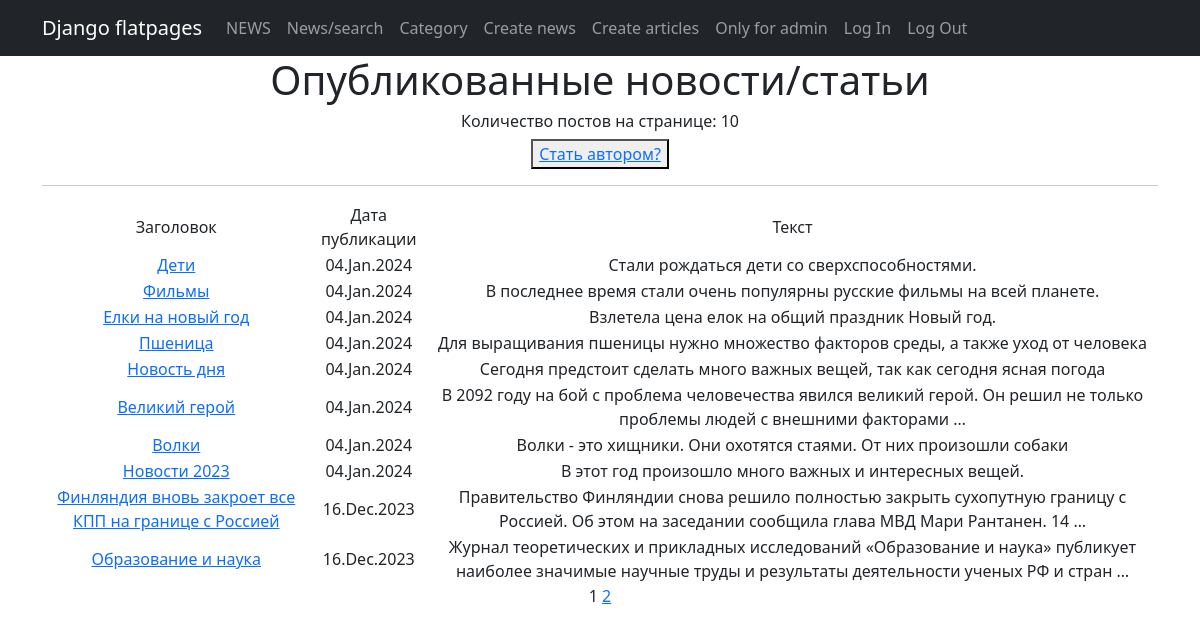
The page /news/ (signed in) on the database its author committed.
### news/models.py (models this page shows, shortened)
class Post(models.Model):
    author = models.ForeignKey(Author, on_delete=models.CASCADE, verbose_name='Автор')
    position = models.CharField(max_length=2,
                                choices=POSITIONS,
                                default=news)
    time_create = models.DateTimeField(auto_now_add=True)
    category = models.ManyToManyField(Category, through='PostCategory', verbose_name='Категория')
    title = models.CharField(max_length=255, verbose_name='Заголовок')
    text = models.TextField(verbose_name='Контент')
    rating = models.IntegerField(default=0)
    def get_absolute_url(self):
        return reverse(
            'news:post_detail',
            args=[self.id]
            )

### news/views.py (the view)
# urls.py: path('', PostsList.as_view(), name='posts_list'),
class PostsList(LoginRequiredMixin, ListView):
    model = Post
    ordering = '-time_create'
    template_name = 'posts.html'
    context_object_name = 'posts'
    paginate_by = 10
    def get_context_data(self, **kwargs: Any) -> dict[str, Any]:
        context = super().get_context_data(**kwargs)
        context['is_not_author'] = not self.request.user.groups.filter(name = 'authors').exists()
        return context

### news/templatetags/custom_filter.py (called while the page is built)
@register.filter()
def censor(text):
    if isinstance(text, str):
        text1 = []
        for string in text.split():
            for string_not in STRING_NOT:
                if string.lower().startswith(string_not[:-4]):
                    if string[-1] in ZNAKI:
                        string = string[0] + '*' * len(string[1:-1]) + string[-1]
                    else:
                        string = string[0] + '*' * len(string[1:-1])
            text1.append(string)
    else:
        raise TypeError
    return " ".join(text1)

### templates/posts.html (shortened to what this page needs)
{% extends 'flatpages/default.html' %}
{% load custom_filter %}
{% block content %}
<h1>Опубликованные новости/статьи</h1>
<h6>Количество постов на странице: {{ posts|length }}</h6>
{% if is_not_author %}
    <button><a href="upgrade/">Стать автором?</a></button>
{% endif %}
<hr>
{% if posts %}
<table>
    <tr>
        <td>Заголовок</td>
        <td>Дата публикации</td>
        <td>Текст</td>
    </tr>
    {% for post in posts %}
    <tr>
        <td><a href="{{ post.get_absolute_url }}">{{ post.title|censor }}</a></td>
        <td>{{ post.time_create|date:'d.M.Y' }}</td>
        <td>{{ post.text|truncatewords:20|censor }}</td>
    </tr>
    {% endfor %}
</table>
{% else %}
<h2>Товаров нет!</h2>
{% endif %}
{{ page_obj.number }}
{% if page_obj.has_next %}
<a href="?page={{ page_obj.next_page_number }}">{{ page_obj.next_page_number }}</a>
{% endif %}
{% endblock content %}

### rows shown on the page
Post: title|censor "Дети", time_create "04.Jan.2024", text|censor "Стали рождаться дети со сверхспособностями."
Post: title|censor "Фильмы", time_create "04.Jan.2024", text|censor "В последнее время стали очень популярны русские фильмы на всей планете."
Post: title|censor "Елки на новый год", time_create "04.Jan.2024", text|censor "Взлетела цена елок на общий праздник Новый год."
Post: title|censor "Пшеница", time_create "04.Jan.2024", text|censor "Для выращивания пшеницы нужно множество факторов среды, а также уход от человека"
Post: title|censor "Новость дня", time_create "04.Jan.2024", text|censor "Сегодня предстоит сделать много важных вещей, так как сегодня ясная погода"
Post: title|censor "Великий герой", time_create "04.Jan.2024", text|censor "В 2092 году на бой с проблема человечества явился великий герой. Он решил не только проблемы людей с внешними факторами …"
Post: title|censor "Волки", time_create "04.Jan.2024", text|censor "Волки - это хищники. Они охотятся стаями. От них произошли собаки"
Post: title|censor "Новости 2023", time_create "04.Jan.2024", text|censor "В этот год произошло много важных и интересных вещей."
Post: title|censor "Финляндия вновь закроет все КПП на границе с Россией", time_create "16.Dec.2023", text|censor "Правительство Финляндии снова решило полностью закрыть сухопутную границу с Россией. Об этом на заседании сообщила глава МВД Мари Рантанен. 14 …"
Post: title|censor "Образование и наука", time_create "16.Dec.2023", text|censor "Журнал теоретических и прикладных исследований «Образование и наука» публикует наиболее значимые научные труды и результаты деятельности ученых РФ и стран …"

### other values the page prints
{{ posts|length }} "10"
{{ page_obj.number }} "1"
{{ page_obj.next_page_number }} "2"
